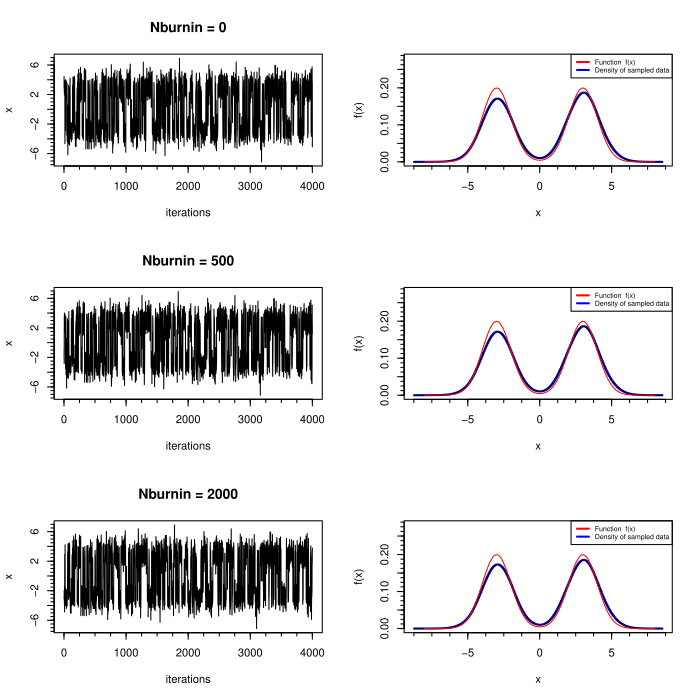

Source code (R):
library(tibble)
library(ggplot2)
library(gridExtra)
library(Hmisc)
library(mvtnorm)
library(coda)
library(rjags)
library(dplyr)
library(lubridate)
library(tsibble) 
library(scales)

                                                                     ### ESERCIZIO 1 ###

# def metrop function
metrop <- function(func, thetaInit, Nburnin, Nsamp, sampleCov, verbose, 
                   demo=FALSE, ...) {
  
  Ntheta   <- length(thetaInit)
  thetaCur <- thetaInit
  funcCur  <- func(thetaInit, ...) # log10
  funcSamp <- matrix(data=NA, nrow=Nsamp, ncol=2+Ntheta) 
  # funcSamp will be filled and returned
  nAccept  <- 0
  acceptRate <- 0
  if(demo) {
    thetaPropAll <- matrix(data=NA, nrow=Nsamp, ncol=Ntheta)
  }
  
  for(n in 1:(Nburnin+Nsamp)) {
    
    # Metropolis algorithm. No Hastings factor for symmetric proposal
    if(is.null(dim(sampleCov))) { # theta and sampleCov are scalars
      thetaProp <- rnorm(n=1, mean=thetaCur, sd=sqrt(sampleCov))
    } else {
      thetaProp <- rmvnorm(n=1, mean=thetaCur, sigma=sampleCov, 
                           method="eigen")
    }
    funcProp  <- func(thetaProp, ...) 
    logMR <- sum(funcProp) - sum(funcCur) # log10 of the Metropolis ratio
    #cat(n, thetaCur, funcCur, ":", thetaProp, funcProp, "\n")
    if(logMR>=0 || logMR>log10(runif(1, min=0, max=1))) {
      thetaCur   <- thetaProp
      funcCur    <- funcProp
      nAccept    <- nAccept + 1
      acceptRate <- nAccept/n
    }
    if(n>Nburnin) {
      funcSamp[n-Nburnin,1:2] <- funcCur
      funcSamp[n-Nburnin,3:(2+Ntheta)] <- thetaCur
      if(demo) {
        thetaPropAll[n-Nburnin,1:Ntheta] <- thetaProp
      }
    }
    
    # Diagnostics
    if( is.finite(verbose) && (n%%verbose==0 || n==Nburnin+Nsamp) ) {
      s1 <- noquote(formatC(n,          format="d", digits=5, flag=""))
      s2 <- noquote(formatC(Nburnin,    format="g", digits=5, flag=""))
      s3 <- noquote(formatC(Nsamp,      format="g", digits=5, flag=""))
      s4 <- noquote(formatC(acceptRate, format="f", digits=4, width=7, 
                            flag=""))
      #cat(s1, "of", s2, "+", s3, s4, "\n")
    }
    
  }
  
  if(demo) {
    return(list(funcSamp=funcSamp, thetaPropAll=thetaPropAll))
  } else {
    return(funcSamp)
  }
}

# def function I want to sample
f <- function(x) {
  fun <- (0.5 * exp(-((x+3)**2)/2) + 0.5 * exp(-((x-3)**2)/2))
  return(fun)
}

# function as input for metro()
f_input <- function(x) {
  return(c(log10(f(x)), 0))
}

pdf('Es1_6_Nburnin.pdf')
# study the variation of the burn-in
par(mfrow = c(3,2))
for (i in c(0, 500, 2000)) {
  
  set.seed(12345)
  ThetaZero <- runif(1, -10, 10)           # random initial value
  sampleCov <- 1                           # fix sigma for sampling 
  allSamp <- metrop(func=f_input, thetaInit=ThetaZero, Nburnin=i, Nsamp=10**5, sampleCov=sampleCov , verbose=1e3)
  cat(str(allSamp))                        # run mcmc
  
  jump <- seq(from=1, to=nrow(allSamp), by=25)         # thin factor
  filter_allSamp <- allSamp[jump, 3]
  nr <- length(filter_allSamp)
  
  plot(c(1:nr), filter_allSamp,                        # plot the resulting sampled values of mcmc
       xlab="iterations",
       ylab='x', main=paste('Nburnin =',i), type='l')
  minor.tick(nx=4, ny=4, tick.ratio=0.5) 
  
  postDen <- density(filter_allSamp, n=300)
  x <- seq(-8, 8, length=10**4)
  normalization <- sum(f(x)*(16/10**4))               # calculate in order to compare the hist of the mcmc with the function
  
  plot(postDen$x, postDen$y, type='s',                # plot the 'hist' of the resulting sampled values of mcmc
       col='navy', lwd = 2,
       xlab='x',
       ylab="f(x)",  ylim=c(0, 0.28))
  minor.tick(nx=4, ny=4, tick.ratio=0.5)
  lines(x, f(x)/normalization, col='red')
  legend(x = "topright", legend = c("Function  f(x)", 'Density of sampled data'),
         lty = c(1, 1), col = c('red','blue'), lwd = 2, cex=0.6) 
}
o <- dev.off()

pdf('Es1_6_thin.pdf')
# study the variation of the thin factor
par(mfrow = c(4,3))
for (i in c(1,10,20,100)) {
  
  set.seed(1234)
  ThetaZero <- runif(1, -10, 10)              # random initial value
  sampleCov <- 1                              # fix sigma for sampling 
  allSamp <- metrop(func=f_input, thetaInit=ThetaZero, Nburnin=200, Nsamp=10**4*i, sampleCov=sampleCov , verbose=1e3)      # run mcmc
  # Nsamp proportional to 'i', in this way all chain has the same length
  
  jump <- seq(from=1, to=nrow(allSamp), by=i) # thin by factor i
  filter_allSamp <- allSamp[jump, 3]
  nr <- length(filter_allSamp)
  
  chain <- as.mcmc(filter_allSamp)
  l = seq(0,300,5)
  ACF <- autocorr(chain, lags=l)              # compute ACF at different steps of the mcmc
  
  plot(c(1:200), filter_allSamp[1:200],       # plot the fisrt 200 resulting sampled values of mcmc
       xlab="iterations",
       ylab='x', main=paste('thin by factor', i), ylim=c(-6, 6))
  lines(c(1:200), filter_allSamp[1:200], col='red')
  minor.tick(nx=4, ny=4, tick.ratio=0.5) 
  
  plot(l[1:20] , ACF[1:20], ylim=c(0,1),      # plotting the result of the ACF   
       pch=12, col='navy',
       xlab='chain length', ylab='ACF', cex=1.3)
  text(400,0.9, paste('Each', i))
  text(400,0.85,
       sprintf("effective size: %.2f",
               effectiveSize(chain)))
  
  postDen <- density(filter_allSamp, n=300)
  x <- seq(-8, 8, length=10**4)
  normalization <- sum(f(x)*(16/10**4))      # calculate in order to compare the hist of the mcmc with the function
  
  plot(postDen$x, postDen$y, type='s',       # plot the 'hist' of the resulting sampled values of mcmc
       col='navy', lwd = 2,
       xlab='x',
       ylab="f(x)",  ylim=c(0, 0.22), xlim=c(-9, 9))
  minor.tick(nx=4, ny=4, tick.ratio=0.5)
  lines(x, f(x)/normalization, col='red')
  legend(x='topright', legend = c("f(x)", 'mcmc'),
         lty = c(1, 1), col = c('red','blue'), lwd = 2, cex=0.6) 
}
o <- dev.off()

cat('\n', '\n')
cat(' #########  ESERCIZIO 1   #########', '\n', '\n')	
cat('----------------------------------------------------------', '\n')	
cat(' Visualize the result varing the burnin: Es1_6_Nburnin.pdf', '\n', '\n')
cat(' Here we can notice that there are no differences. ', '\n')
cat(' In this case the burnin is useless since just after few iterations' , '\n', 'the algorithm is already in the interested region.', '\n')
cat('----------------------------------------------------------', '\n')	
cat(' Visualize the result varing the thin factor: Es1_6_thin.pdf', '\n', '\n')
cat(' Here we can notice that varing the thin factorn the ACF value,','\n','among the iterations, goes down more rapidly. ', '\n')
cat(' The plots on the left allow us to notice that increasing the thin', '\n')
cat(' factor the dependences among the sampled values of the mcmc decrease. ', '\n')
cat('----------------------------------------------------------', '\n', '\n')	


                                                                     ### ESERCIZIO 2 ###

cat(' #########  ESERCIZIO 2  #########', '\n', '\n')	
cat('----------------------------------------------------------', '\n')	
cat('.bug file used to create the model:  ', '\n', '\n')
cat('model {', '\n', '# data likelihood' ,'\n', 'X ~ dbinom(p, Tot);','\n' ,'\n')
cat(' # a uniform prior for lambda', '\n', 'p ~ dbeta(1, 1);' ,'\n', '}' ,'\n','\n')
cat('----------------------------------------------------------', '\n')

set.seed(123456)

# contenuto file 'Model_es_2.6.bug':
#model {
#  # data likelihood
#  X ~ dbinom(p, Tot);
  
#  # a uniform prior for lambda
#  p ~ dbeta(1,1);
#}


# def function to analyse the vaccine data
analysis <- function(vaccine, placebo, name_vaccine) {
  
  # vaccine data
  data_v <- c()
  data_v$X <- vaccine[1]
  data_v$Tot <- vaccine[2]
  
  # import jags model
  model <- "Model_es_2.6.bug"
  jm <- jags.model(model , data_v)
  
  # run the burnin and the chain
  update(jm , 1000)
  chain_v <- coda.samples(jm , c("p"), n.iter=10000)
  chain_v.df <- as.data.frame(as.mcmc(chain_v))
  
  mean_v <- paste('Mean =  ', round(summary(chain_v)$statistics[1], digits = 3))
  Sd_v <- paste('Sd =  ', round(summary(chain_v)$statistics[2], digits = 3))
  ll_v <- paste('2.5% limit =  ', round(summary(chain_v)$quantiles[1], digits = 3))
  ul_v <- paste('97.5% limit =  ', round(summary(chain_v)$quantiles[5], digits = 3))
  
  # placebo data
  data_p <- c()
  data_p$X <- placebo[1]
  data_p$Tot <- placebo[2]
  
  # import jags model
  model <- "Model_es_2.6.bug"
  jm <- jags.model(model , data_p)
  
  # run the burnin and the chain
  update(jm , 1000)
  chain_p <- coda.samples(jm , c("p"), n.iter=10000)
  chain_p.df <- as.data.frame(as.mcmc(chain_p))
  
  mean_p <- paste('Mean =  ', round(summary(chain_p)$statistics[1], digits = 3))
  Sd_p <- paste('Sd =  ', round(summary(chain_p)$statistics[2], digits = 3))
  ll_p <- paste('2.5% limit =  ', round(summary(chain_p)$quantiles[1], digits = 3))
  ul_p <- paste('97.5% limit =  ', round(summary(chain_p)$quantiles[5], digits = 3))
  
  # diff rate 
  diff <- (1 - (chain_v.df$p/chain_p.df$p))*100
  postDen <- density(diff, n=500)
  
  media <- mean(diff)
  med <- quantile(diff, probs = 0.5)
  v <- var(diff)
  l <- quantile(diff, probs = 0.025)
  u <- quantile(diff, probs = 0.975)
  
  # plot the results
  pdf(paste(name_vaccine, '.pdf', sep=''))
  par(mfrow = c(3,1))
  
  # vaccine
  hist(chain_v.df$p, freq=FALSE, breaks=50, col='darkolivegreen2',
       xlab='percentage infected', ylab='density', main=paste(name_vaccine, 'vaccine'))
  minor.tick(nx=4, ny=5, tick.ratio=0.5)
  legend(x = "topright", legend = c(mean_v, Sd_v, ll_v, ul_v),
         lty = c(0, 0, 0,  0), col = c('', '','',''), lwd = 2, title='Summary: ', cex=0.6)
  
  #placebo
  hist(chain_p.df$p, freq=FALSE, breaks=50, col='darkolivegreen2',
       xlab='percentage infected', ylab='density', main=paste(name_vaccine, 'placebo'))
  minor.tick(nx=4, ny=5, tick.ratio=0.5)
  legend(x = "topright", legend = c(mean_p, Sd_p, ll_p, ul_p),
         lty = c(0, 0, 0,  0), col = c('', '','',''), lwd = 2, title='Summary: ', cex=0.6)
  
  # effectiveness
  plot(postDen$x, postDen$y, type='s', 
       col='navy', lwd = 2,
       xlab='vaccine effectiveness (%)',
       ylab="probability",
       main=paste('pdf', name_vaccine, 'vaccine effectiveness'),
       sub=paste('This study shows an effectiveness = ', round(media, digits=1), '±',
                 round(v, digits=1), '            (gauss app.)'))
  minor.tick(nx=5, ny=4, tick.ratio=0.5)
  legend(x = "topright", legend = c(paste('Mean =  ', round(media, digits=3)), 
                                    paste('Median = ', round(med, digits=3)),
                                    paste('Sd =  ', round(v, digits = 3)),
                                    paste('2.5% limit =  ', round(l, digits = 3)),
                                    paste('97.5% limit =  ', round(u, digits = 3))), 
         lty = c(2, 3, 0, 0, 0), col = c('black', 'black','','', ''), lwd = 2, title='Summary: ', cex=0.6)
  polygon (c(l, postDen$x[postDen$x>l & postDen$x<u], u),
           c(0, postDen$y[postDen$x>l & postDen$x<u], 0), col=rgb(1, 0, 0,0.5))
  abline(v = media, col='black', lty=2)
  abline(v = med, col='black', lty=3)
  o <- dev.off()
}

# Run analysis for Jcovden
analysis(c(116, 19630), c(348, 19691), 'Jcovden') 

# Run analysis for Spikevax
analysis(c(11, 14134), c(185, 14073), 'Spikevax') 

# Run analysis for Vaxzevria (I test)
analysis(c(64, 5258), c(154, 5210), 'Vaxzevria (I test)')

# Run analysis for Vaxzevria (II test)
analysis(c(73, 17662), c(130, 8550), 'Vaxzevria (II test)') 

cat('----------------------------------------------------------', '\n')	
cat('Vaccine Jcovden : Jcovden.pdf', '\n')
cat('Vaccine Spikevax : Spikevax.pdf', '\n')
cat('Vaccine Vaxzevria (I test) : Vaxzevria (I test).pdf', '\n')
cat('Vaccine Vaxzevria (II test) : Vaxzevria (II test).pdf.pdf', '\n')
cat('----------------------------------------------------------', '\n', '\n')	



                                                                     ### ESERCIZIO 3 ###

set.seed(123456)

World = read.csv('owid-covid-data.csv', header=TRUE)

Analysis <- function(place, cont) {

  if (place=='') {

    # data concerning a continent

    vaccine <- World[c('date', 'continent', 'new_vaccinations')] %>% filter(continent==cont) %>% filter(is.na(new_vaccinations)==FALSE) %>%
      group_by(date) %>% summarize(date=first(date), new_vaccinations=sum(new_vaccinations))
    vaccine['people_vaccinated'] <- cumsum(vaccine$new_vaccinations)
    vaccine['Week'] <- yearweek(as.Date(vaccine$date))

    death <- World[c('date', 'continent', 'new_deaths')] %>% filter(continent==cont) %>%filter(is.na(new_deaths)==FALSE) %>%
      group_by(date) %>% summarize(date=first(date), new_deaths=sum(new_deaths))
    death['total_deaths'] <- cumsum(death$new_deaths)
    death['Week'] <- yearweek(as.Date(death$date))

    death['Week'] <- yearweek(as.Date(death$date))
    area <- cont
  } else {

    # data concerning a single state

    vaccine <- World[c('date', 'location', 'new_vaccinations', 'people_vaccinated')] %>% filter(location==place)  %>% filter(is.na(people_vaccinated)==FALSE & is.na(new_vaccinations)==FALSE)
    vaccine['Week'] <- yearweek(as.Date(vaccine$date))
    death <- World[c('date', 'location', 'total_deaths', 'new_deaths')] %>% filter(location==place) %>% filter(is.na(total_deaths)==FALSE & is.na(new_deaths)==FALSE)
    death['Week'] <- yearweek(as.Date(death$date))
    area <- place
  }

  # compute the weekly average
  vacc_week <- vaccine %>% group_by(Week) %>% summarize(week_vacc=mean(new_vaccinations), date=first(date))
  death_week <- death %>% group_by(Week) %>% summarize(week_death=mean(new_deaths), date=first(date))

  # plot of cumulative death
  tot_death <- ggplot(death, aes(x=as.Date(date, "%Y-%m-%d"), y=total_deaths)) +
    geom_line() +
    labs(x='Date', y='', title=paste(area, 'cumulative number of death people')) +
    theme(axis.text.x=element_text(angle=60, hjust=1)) + scale_x_date(date_breaks = "2 month", date_labels = "%b/%y") +
    scale_y_continuous(labels = label_number(scale_cut=cut_si('') ), breaks=seq(0, max(death$total_deaths), length=10))

  # plot of daily death
  new_death_day <- ggplot(death, aes(x=as.Date(date, "%Y-%m-%d"), y=new_deaths)) +
    geom_line() +
    labs(x='date', y='', title=paste(area, 'daily number of death people')) +
    theme(axis.text.x=element_text(angle=60, hjust=1)) + scale_x_date(date_breaks = "2 month", date_labels = "%b/%y") +
    scale_y_continuous(labels = label_number(scale_cut=cut_si('') ), breaks=seq(0, max(death$new_deaths), length=10))

  # plot of daily death (week average)
  new_death_week <- ggplot(death_week, aes(x=as.Date(date, "%Y-%m-%d"), y=week_death)) +
    geom_line() +
    labs(x='date', y='', title=paste(area, 'weekly average number of death people')) +
    theme(axis.text.x=element_text(angle=60, hjust=1)) + scale_x_date(date_breaks = "2 month", date_labels = "%b/%y") +
    scale_y_continuous(labels = label_number(scale_cut=cut_si('') ), breaks=seq(0, max(death_week$week_death), length=10))

  pdf(paste(area, '_death.pdf', sep=''))
  grid.arrange(new_death_day, new_death_week, tot_death, nrow = 3)
  o <- dev.off()

  # plot of cumulative vaccined people
  tot_vacc <- ggplot(vaccine, aes(x=as.Date(date, "%Y-%m-%d"), y=people_vaccinated)) +
    geom_line() +
    labs(x='Date', y='', title=paste(area, 'cumulative number of vaccinated people')) +
    theme(axis.text.x=element_text(angle=60, hjust=1)) + scale_x_date(date_breaks = "2 month", date_labels = "%b/%y") +
    scale_y_continuous(labels = label_number(scale_cut=cut_si('') ), breaks=seq(0, max(vaccine$people_vaccinated), length=10))

  # plot of daily vaccined people
  new_vacc_day <- ggplot(vaccine, aes(x=as.Date(date, "%Y-%m-%d"), y=new_vaccinations)) +
    geom_line() +
    labs(x='date', y='', title=paste(area, 'daily number of vaccinated people')) +
    theme(axis.text.x=element_text(angle=60, hjust=1)) + scale_x_date(date_breaks = "2 month", date_labels = "%b/%y") +
    scale_y_continuous(labels = label_number(scale_cut=cut_si('') ), breaks=seq(0, max(vaccine$new_vaccinations), length=10))

  # plot of daily vaccined people (week average)
  new_vacc_week <- ggplot(vacc_week, aes(x=as.Date(date, "%Y-%m-%d"), y=week_vacc)) +
    geom_line() +
    labs(x='date', y='', title=paste(area, 'weekly average number of vaccinated people')) +
    theme(axis.text.x=element_text(angle=60, hjust=1)) + scale_x_date(date_breaks = "2 month", date_labels = "%b/%y") +
    scale_y_continuous(labels = label_number(scale_cut=cut_si('') ), breaks=seq(0, max(vacc_week$week_vacc), length=10))

  pdf(paste(area, '_vaccine.pdf', sep=''))
  grid.arrange(new_vacc_day, new_vacc_week, tot_vacc, nrow = 3)
  o <- dev.off()
}

Analysis('', 'North America')
Analysis('', 'Asia')
Analysis('', 'Europe')
Analysis('France', 'Europe')
Analysis('Italy', 'Europe')

cat(' #########  ESERCIZIO 3  #########', '\n', '\n')	
cat('----------------------------------------------------------', '\n')	
cat('Vaccine data: ', '\n', '\n')
cat('Asia : Asia_vaccine.pdf', '\n')
cat('North America : North America_vaccine.pdf', '\n')
cat('Europe : Europe_vaccine.pdf', '\n')
cat('France : France_vaccine.pdf', '\n')
cat('Italy : Italy_vaccine.pdf', '\n')
cat('----------------------------------------------------------', '\n')	
cat('Death data: ', '\n', '\n')
cat('Asia : Asia_death.pdf', '\n')
cat('North America : North America_death.pdf', '\n')
cat('Europe : Europe_death.pdf', '\n')
cat('France : France_death.pdf', '\n')
cat('Italy : Italy_death.pdf', '\n')
cat('----------------------------------------------------------', '\n', '\n')	
